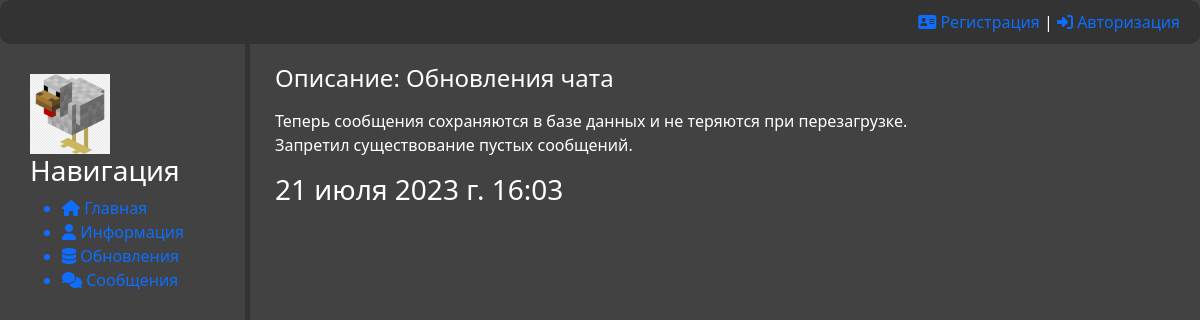
/database/note/23/, run on the app's committed database.
### database/models.py (models this page shows, shortened)
class Notes(models.Model):
    objects = None
    title = models.CharField('Название', max_length=50)
    anons = models.CharField('Анонс', max_length=250)
    full_text = models.TextField('Заметка')
    date = models.DateTimeField('Дата', auto_now_add=True)
    category = models.ForeignKey('Category', on_delete=models.PROTECT, null=True)
    class Meta:
        verbose_name = 'Заметка'
        verbose_name_plural = 'Заметки'

### database/views.py (the view)
# urls.py: path('note/<int:note_id>/', cache_page(60*5)(views.UpdateShow.as_view()), name='note'),
class UpdateShow(DetailView):
    model = Notes
    template_name = 'database/note.html'
    context_object_name = 'note'
    pk_url_kwarg = 'note_id'
    def get_context_data(self, *, object_list=None, **kwargs):
        context = super().get_context_data(**kwargs)
        context['title'] = 'Обновление'
        return context

### database/templates/database/note.html (shortened to what this page needs)
{% extends 'main/layout.html' %}
{% block content %}
    <div class="full_note">
        <h4> Описание: {{ note.anons }} </h4>
        <p>{{ note.full_text|linebreaks }}</p>
        <h3> {{ note.date }}  </h3>
    </div>
{% endblock %}

### main/static/main/css/main.css (style rules this page uses)
:root { --white-text: #FFFFFF; --dividing-section: #333; }
body { overflow-y: hidden; background: #424242; color: var(--white-text); }

### data on the page
Notes: anons "Обновления чата", full_text "Теперь сообщения сохраняются в базе данных и не теряются при перезагрузке. Запретил существование пустых сообщений.", date "21 июля 2023 г. 16:03"
